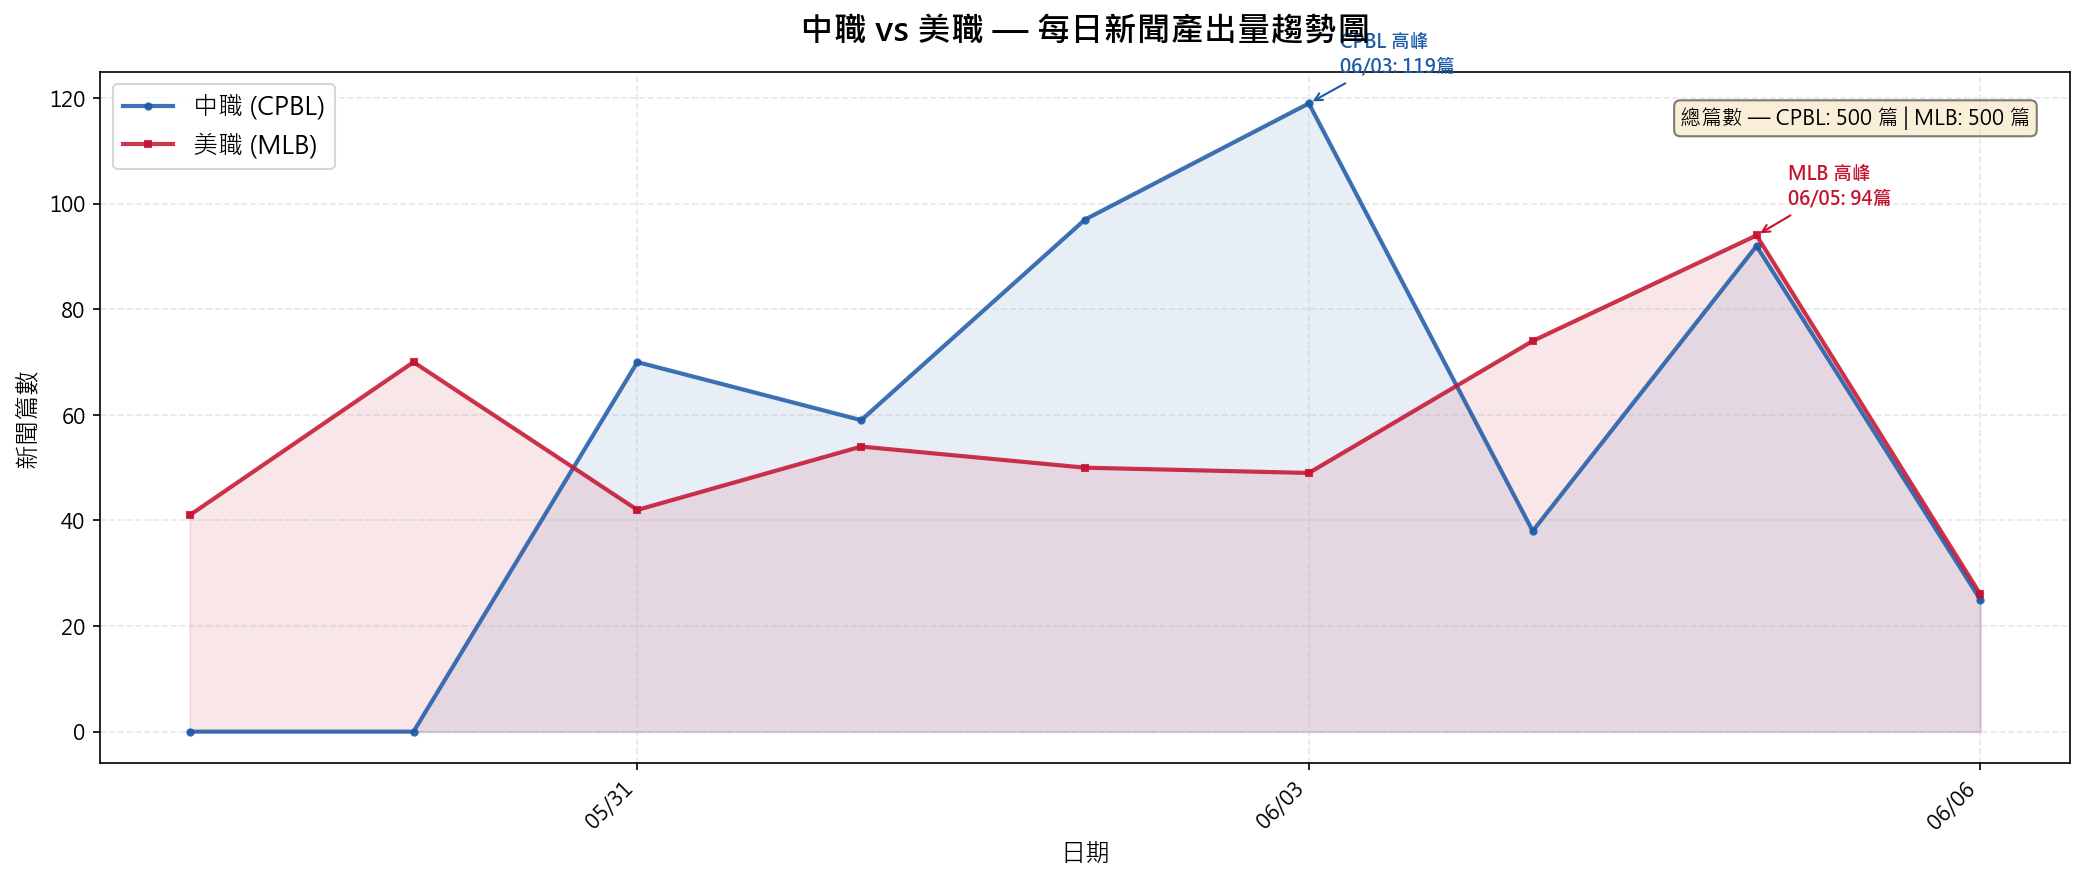

Write the Python code that produced this figure.
# -*- coding: utf-8 -*-
"""
NLP 期末專案 — 新聞趨勢圖
讀取 baseball_news.csv，繪製 CPBL vs MLB 新聞數量折線圖
"""

import pandas as pd
import matplotlib.pyplot as plt
import matplotlib.dates as mdates
import os

# 設定中文字體
plt.rcParams["font.sans-serif"] = ["Microsoft JhengHei", "SimHei", "Arial Unicode MS"]
plt.rcParams["axes.unicode_minus"] = False

# 路徑
SCRIPT_DIR = os.path.dirname(os.path.abspath(__file__))
CSV_PATH = os.path.join(SCRIPT_DIR, "baseball_news.csv")
OUTPUT_PATH = os.path.join(SCRIPT_DIR, "trend_chart.png")


def main():
    # 讀取 CSV
    df = pd.read_csv(CSV_PATH)
    df["date"] = pd.to_datetime(df["date"], errors="coerce")
    df = df.dropna(subset=["date"])

    # 按日期 + 標籤分組計數
    daily_counts = (
        df.groupby([df["date"].dt.date, "label"])
        .size()
        .unstack(fill_value=0)
    )

    # 確保兩個標籤都有欄位
    for col in ["CPBL", "MLB"]:
        if col not in daily_counts.columns:
            daily_counts[col] = 0

    daily_counts.index = pd.to_datetime(daily_counts.index)
    daily_counts = daily_counts.sort_index()

    # ============================================================
    # 繪圖
    # ============================================================
    fig, ax = plt.subplots(figsize=(14, 6), dpi=120)

    # 折線
    ax.plot(
        daily_counts.index, daily_counts["CPBL"],
        color="#1E5AA8", linewidth=2, marker="o", markersize=3,
        label="中職 (CPBL)", alpha=0.85,
    )
    ax.plot(
        daily_counts.index, daily_counts["MLB"],
        color="#C4122F", linewidth=2, marker="s", markersize=3,
        label="美職 (MLB)", alpha=0.85,
    )

    # 填充區域
    ax.fill_between(daily_counts.index, daily_counts["CPBL"], alpha=0.1, color="#1E5AA8")
    ax.fill_between(daily_counts.index, daily_counts["MLB"], alpha=0.1, color="#C4122F")

    # 標題與標籤
    ax.set_title(
        "中職 vs 美職 — 每日新聞產出量趨勢圖",
        fontsize=16, fontweight="bold", pad=15,
    )
    ax.set_xlabel("日期", fontsize=12)
    ax.set_ylabel("新聞篇數", fontsize=12)

    # X 軸格式
    ax.xaxis.set_major_formatter(mdates.DateFormatter("%m/%d"))
    ax.xaxis.set_major_locator(mdates.DayLocator(interval=3))
    plt.xticks(rotation=45, ha="right")

    # 網格與圖例
    ax.grid(True, alpha=0.3, linestyle="--")
    ax.legend(fontsize=12, loc="upper left")

    # 統計資訊
    total_cpbl = daily_counts["CPBL"].sum()
    total_mlb = daily_counts["MLB"].sum()
    info_text = f"總篇數 — CPBL: {total_cpbl} 篇 | MLB: {total_mlb} 篇"
    ax.text(
        0.98, 0.95, info_text,
        transform=ax.transAxes, fontsize=10,
        verticalalignment="top", horizontalalignment="right",
        bbox=dict(boxstyle="round,pad=0.3", facecolor="wheat", alpha=0.5),
    )

    # 標註高峰日
    for label, color in [("CPBL", "#1E5AA8"), ("MLB", "#C4122F")]:
        if label in daily_counts.columns and len(daily_counts[label]) > 0:
            peak_date = daily_counts[label].idxmax()
            peak_val = daily_counts[label].max()
            if peak_val > 0:
                ax.annotate(
                    f"{label} 高峰\n{peak_date.strftime('%m/%d')}: {peak_val}篇",
                    xy=(peak_date, peak_val),
                    xytext=(15, 15),
                    textcoords="offset points",
                    fontsize=9,
                    arrowprops=dict(arrowstyle="->", color=color),
                    color=color,
                    fontweight="bold",
                )

    plt.tight_layout()
    plt.savefig(OUTPUT_PATH, dpi=150, bbox_inches="tight")
    print(f"[OK] Trend chart saved to: {OUTPUT_PATH}")
    plt.show()


if __name__ == "__main__":
    main()
